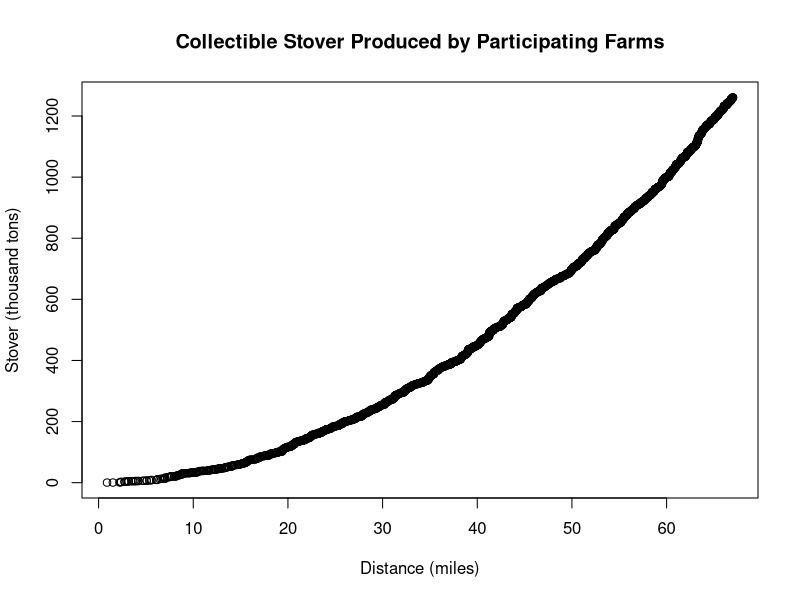
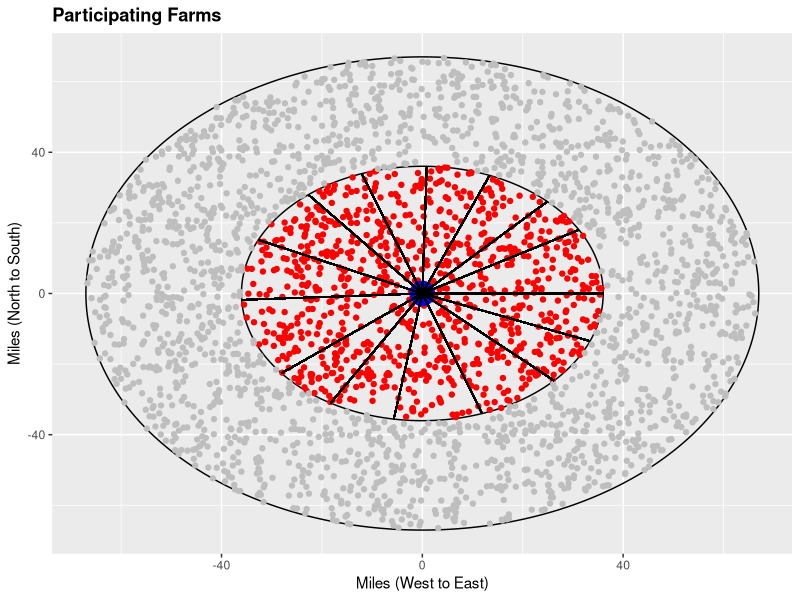
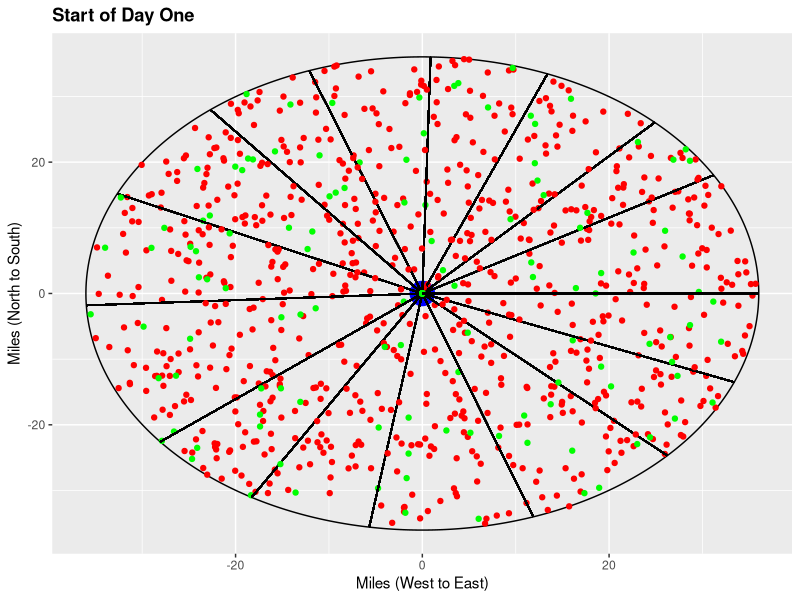
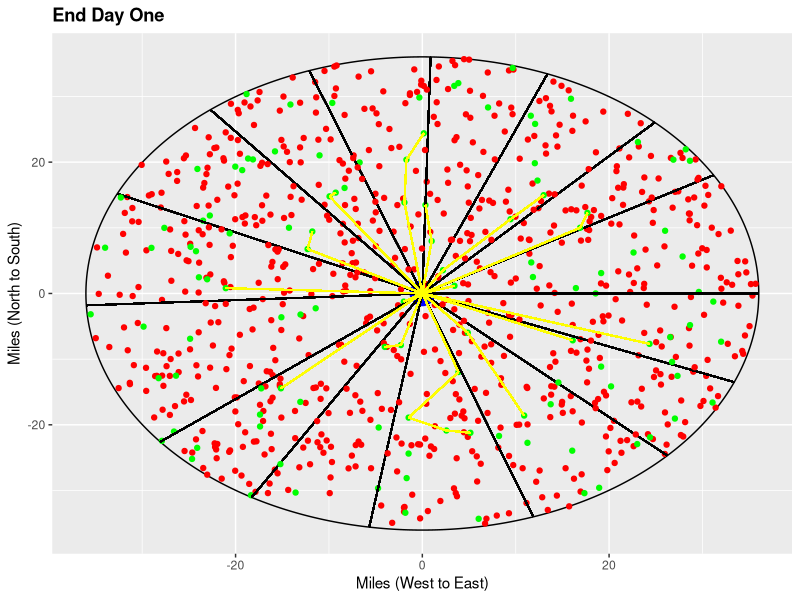

Here is the R script that generated these plots, in order: (Note: this script raises an error after producing the figures.)
## ---- chunk 1
rm(list=ls())
## ---- chunk 2
#### Conversions ####
kgperton<-907.185

#### Assumptions ####

#Environment#
n=15872 #tuned to the number of operations in North Central Iowa in 2012    Source: NASS
A=17963 #tuned to area of North Central Iowa as defined by Tyndall          Source: NASS
theta=0.23 #parameter for Bernoulli distribution                            Source: NASS
tort<-1.2 #winding road factor                                              Source: Wright, placeholder
price.diesel<-3.50 #                                                        Source: assumption
int.rate<-0.05 #                                                            Source: assumption

#Grain Yield Distribution: Method of Moments estimation to Iowa county level grain yield, 2005-2013#
l<-44.5
u<-207
alpha<-5.44376463888528
beta<-2.09763202812522

#Stover Yield#
dgm<-21.5 #kg/bu                                                            Source: Wilcke and Wyatt (2002)
HI<-0.5 #ratio of grain mass to total plant mass                            Source: Gupta (1979), DuPont discussion

#Area Harvested Distribution: Minimization of squared differences in percentiles for interval censored data#
muA<-178.207456
sigmaA<-3.144599859

#Requirements for a farm to be considered by marketers#
stover.requirement<-0 #kg per acre required for consideration               Source: assumption

###Equipment###
##Windrow equipment##
labor.windrower<-14 #hourly wage for windrowing employees                   Source: Darr
# 57 PTO HP Tractor, 75 Engine HP: John Deere 5075E Cab Utility Tractor #
price.utility<-25 #                                                         Source: Darr
fuel.utility<-8 #gallons consumed per hour                                  Source: Darr

#20' windrower: E.g. Hiniker 5620 Windrower --side windrow #
price.windrower<-30000 #                                                    Source: Darr
life.windrower<-4 #                                                         Source: Darr
c1.windrower<-.7557 #depreciation constant                                  Source: ASAE Yearbook
c2.windrower<-.0672 #depreciation constant                                  Source: ASAE Yearbook
c3.windrower<-0 #depreciation constant                                      Source: ASAE Yearbook
rc1.windrower<-.180 #repair cost factor                                     Source: ASAE Yearbook
rc2.windrower<-1.6 #repair cost factor                                      Source: ASAE Yearbook
speed.windrower<-25 #                                                       Source: Owners manual
prod.windrower.tons<-13 #dry tons per hour                                  Source: Darr

##Baling equipment##
labor.baler<-18 #hourly wage for baling employees                           Source: Darr

# 200 PTO HP Tractor, 245 Engine Horsepower: John Deere 8245R Tractor #
price.tractor<-45 #per hour rental rate                                     Source: Darr
fuel.tractor<-12 #gallons consumed per hour                                 Source: Darr

# Hesston large square baler: MF2270XD 3'x4' #
price.baler<-120000
price.string<-1.38 #dollars per ton                                         Source: Darr
life.baler<-6 #                                                             Source: Darr
c1.baler<-0.8521 #depreciation constant                                     Source: ASAE Yearbook
c2.baler<-0.1014 #depreciation constant                                     Source: ASAE Yearbook
c3.baler<-0 #depreciation constant                                          Source: ASAE Yearbook
rc1.baler<-.1 #repair cost factor                                           Source: ASAE Yearbook
rc2.baler<-1.8 #repair cost factor                                          Source: ASAE Yearbook
speed.baler<-25 #                                                           Source: placeholder
prod.baler.tons<-20 #dry tons per hour                                      Source: Darr

#Harvesting process
feedstock.requirement<-375000*kgperton #                                    Source: placeholder
teams<-15 #select this                                                      Source: assumption
collection.efficiency<-0.3 #                                                Source: placeholder
start<-20 #select this (days after Aug 15)                                  Source: assumption

#### Functions ####

#Stover production per acre#                                                Source: Graham et al.
stover.acre=function(yield,dgm,HI){yield*dgm*HI/(1-HI)} 

#Percentage of grain harvest complete#                                      Source: Darr
harvest.percent=function(day){if(day>=65){1}else{1-exp(-0.00000598018*day^3.36817)}} 

#Salvage Value#                                                             Source: ASAE
salvage=function(price,c1,c2,c3,hours,n){
  price*(c1-c2*(n^0.5)-c3*(hours^0.5))^2
}

#Ownership costs (interest, depreciation, taxes, insurance, and housing)#   Source: ASAE
capital=function(price,salvage,interest,n){
  interest*(price-salvage*(1+interest)^-n)/(1-(1+interest)^(-n))+interest*price+0.01*(price+salvage)/2
}

#Repair costs                                                                Source: ASAE
repair=function(price,rc1,rc2,hours){
  rc1*price*(hours/1000)^rc2
}
## ---- chunk 3
prod.windrower.kg<-prod.windrower.tons*kgperton #kg per hour
prod.baler.kg<-prod.baler.tons*kgperton #kg per hour

r=sqrt(A)/2
## ---- chunk 4
# Randomly generating farms and their locations, distance, average grain yield and stover production
farms<-matrix(data=NA,nrow=n,9)
colnames(farms)<-c("ID","XCoord","YCoord","Distance","Participate","AvgYield","AvgStover","AcresHarvested","Stover")

for(i in 1:n){
  farms[i,"ID"]<-i
  farms[i,"XCoord"]<-runif(1,-r,r)
  farms[i,"YCoord"]<-runif(1,-r,r)
  farms[i,"Distance"]<-sqrt(farms[i,"XCoord"]^2+farms[i,"YCoord"]^2)
  farms[i,"Participate"]<-rbinom(1,1,theta)
  farms[i,"AvgYield"]<-l+(u-l)*rbeta(1,alpha,beta)
  farms[i,"AvgStover"]<-stover.acre(farms[i,"AvgYield"],dgm,HI)
  farms[i,"AcresHarvested"]<-rlnorm(1,meanlog=log(muA),sdlog=log(sigmaA))
  farms[i,"Stover"]<-farms[i,"AvgStover"]*farms[i,"AcresHarvested"]
}

farms<-as.data.frame(farms)

# Partitioning out only considered, participating farms
part.farms<-subset(farms,farms[,"Distance"]<r&farms[,"AvgStover"]>stover.requirement&farms[,"Participate"]==1)

# Partitioning out non-participating farms
nonpart.farms<-subset(farms,farms[,"Participate"]==0)

# Partitioning out non-considered farms
nonconsidered.farms<-subset(farms,farms[,"Distance"]>r|farms[,"AvgStover"]<stover.requirement)

#### Graphing the environment ####
require(ggplot2)

#Creating array for biorefinery location
refine.locations<-matrix(data=NA,nrow=1,3)
colnames(refine.locations)<-c("Site","XCoord","YCoord")
refine.locations<-as.data.frame(refine.locations)
refine.locations[1,"Site"]<-"Central Facility"
refine.locations[1,"XCoord"]<-0
refine.locations[1,"YCoord"]<-0

#Drawing the circle
circleFun <- function(center = c(0,0),diameter = 1, npoints = 10000){
    rr = diameter / 2
    tt <- seq(0,2*pi,length.out = npoints)
    xx <- center[1] + rr * cos(tt)
    yy <- center[2] + rr * sin(tt)
    return(data.frame(x = xx, y = yy))
}

circle <- circleFun(c(0,0),2*r,npoints = n)

#geom_path will do open circles, geom_polygon will do filled circles
plot.environment=ggplot(circle,aes(x,y)) + geom_path() + geom_point(data=nonpart.farms,x=nonpart.farms$XCoord,y=nonpart.farms$YCoord) + geom_point(data=part.farms,x=part.farms$XCoord,y=part.farms$YCoord,col="red")+ geom_point(data=nonconsidered.farms,x=nonconsidered.farms$XCoord,y=nonconsidered.farms$YCoord,col="gray")+ geom_point(data=refine.locations,x=refine.locations$XCoord,y=refine.locations$YCoord,col="blue",size=8)+ ggtitle("Farm Locations") + theme(plot.title = element_text(lineheight=.8, face="bold"))+xlab("Miles (West to East)")+ylab("Miles (North to South)")
#print(plot.environment)
## ---- chunk 5
#Ordering by distance from plant
part.farms<-part.farms[with(part.farms, order(Distance)),]

#Calculating Collectible stover per farm
part.farms$CollectibleStover<-part.farms$Stover*collection.efficiency

#Calculating cumulative collectible stover as a function of distance
part.farms$CumulativeStover<-part.farms[1,"CollectibleStover"]
for(i in 2:nrow(part.farms)){
  part.farms[i,"CumulativeStover"]<-part.farms[i,"CollectibleStover"]+part.farms[i-1,"CumulativeStover"]}
  
#### Stover as a function of distance ####
plot(part.farms$Distance,part.farms$CumulativeStover/(kgperton*1000),xlab="Distance (miles)",ylab="Stover (thousand tons)",main="Collectible Stover Produced by Participating Farms")
## ---- chunk 6
#Calculating hours of work for windrower on each farm
part.farms$WindrowTime<-part.farms$CollectibleStover/prod.windrower.kg

#Trimming down participating farms to only those needed to satisfy feedstock requirement
not.needed.farms<-subset(part.farms,part.farms[,"CumulativeStover"]>feedstock.requirement)
part.farms<-subset(part.farms,part.farms[,"CumulativeStover"]<=feedstock.requirement)

#Calculating furthest distance travelled
r.star<-max(part.farms$Distance)

#Calculating average windrow work time per team
Windrow.cutoff<-sum(part.farms$WindrowTime)/teams

#### Division of farms into teams ####

# Creating a measure of the radius from the plant
part.farms$Theta<-atan2(part.farms$YCoord,part.farms$XCoord)*180/pi
for(i in 1:nrow(part.farms)){  if(part.farms[i,"Theta"]<0){part.farms[i,"Theta"]<-part.farms[i,"Theta"]+360}}

# Calculating cumulative windrow time as a function of theta
part.farms<-part.farms[with(part.farms, order(Theta, Distance)), ]
part.farms$CumulativeWindrowTime<-part.farms[1,"WindrowTime"]
for(i in 2:nrow(part.farms)){
  part.farms[i,"CumulativeWindrowTime"]<-part.farms[i,"WindrowTime"]+part.farms[i-1,"CumulativeWindrowTime"]}

# Assigning farms to teams
part.farms$Team<-0
for(j in 1:(teams-1)){
  for(i in 1:nrow(part.farms)){
    if(part.farms[i,"Team"]==0){if(part.farms[i,"CumulativeWindrowTime"]<Windrow.cutoff*j){part.farms[i,"Team"]<-j}}}}
for(i in 1:nrow(part.farms)){if(part.farms[i,"Team"]==0){part.farms[i,"Team"]<-teams}}

# Calculating the cutoff points for each team
cutoff<-list()
for(i in 1:(teams-1)){cutoff[i]<-max(with(subset(part.farms,Team==i),Theta))}
cutoff[[teams]]<-360

#### Division of farms into teams ####
farm.assignments<-replicate(teams,data.frame())
for(i in 1:teams){farm.assignments[[i]]<-subset(part.farms,Team==i)}

#Harvestable farms only graphic
circle2 <- circleFun(c(0,0),2*r.star,npoints = n)

plot.part.farms= ggplot(rbind(circle,circle2),aes(x,y))+ geom_path(data=circle) +geom_path(data=circle2) + geom_point(data=part.farms,x=part.farms[,"XCoord"],y=part.farms[,"YCoord"],col="red") + geom_point(data=not.needed.farms,x=not.needed.farms[,"XCoord"],y=not.needed.farms[,"YCoord"],col="gray") + geom_point(data=refine.locations,x=refine.locations[,"XCoord"],y=refine.locations[,"YCoord"],col="blue",size=8)+ ggtitle("Participating Farms") + theme(plot.title = element_text(lineheight=.8, face="bold"))+xlab("Miles (West to East)")+ylab("Miles (North to South)")
for(i in 1:(teams)){
plot.part.farms=plot.part.farms + geom_segment(x=0,y=0,xend=r.star*cos(cutoff[[i]]*pi/180),yend=r.star*sin(cutoff[[i]]*pi/180))}
print(plot.part.farms)
## ---- chunk 7
#Creating column in each data frame for indicator function of whether a farm is ready or not
for(i in 1:teams){farm.assignments[[i]]$Ready<-0}

#Renumbering farms within a harvesting team
for(i in 1:teams){
  for(j in 1:nrow(farm.assignments[[i]])){
   farm.assignments[[i]][j,1]<-j 
  }
}

# Setting up data frame to track progress
team.stats<-replicate(teams,data.frame())
for(i in 1:teams){
  team.stats[[i]]<-subset(farm.assignments[[i]],select=c("ID","XCoord","YCoord","Distance","AcresHarvested","CollectibleStover","WindrowTime","Theta","Ready"))
  team.stats[[i]]<-rbind(team.stats[[i]],c(0,0,0,0,0,0,0,0,1),c(max(farm.assignments[[i]][,1])+1,0,0,0,0,0,0,0,1))
  team.stats[[i]]<-team.stats[[i]][with(team.stats[[i]],order(ID)),]
  team.stats[[i]]$RemainingTime<-team.stats[[i]]$WindrowTime
  team.stats[[i]]$Order<-max(team.stats[[i]][,"ID"])-1
  team.stats[[i]][max(team.stats[[i]][,"ID"])+1,"Order"]<-max(team.stats[[i]][,"ID"])
  team.stats[[i]][1,"Order"]<-0
  team.stats[[i]]$WindrowTravelTime<-0
  team.stats[[i]]$BaleTime<-team.stats[[i]]$CollectibleStover/prod.baler.kg
}

# Setting up data frame to track windrow costs
require(plyr)
cost.windrow<-replicate(teams,data.frame)
for(i in 1:teams){
  cost.windrow[[i]]<-as.data.frame(matrix(data=0,ncol=10,nrow=1))
  names(cost.windrow[[i]])[1]<-"TotalHours"
  names(cost.windrow[[i]])[2]<-"WindrowHours"
  names(cost.windrow[[i]])[3]<-"UtilityRental"
  names(cost.windrow[[i]])[4]<-"WindrowCapitalRecovery"
  names(cost.windrow[[i]])[5]<-"WindrowRepair"
  names(cost.windrow[[i]])[6]<-"Fuel"
  names(cost.windrow[[i]])[7]<-"Lube"
  names(cost.windrow[[i]])[8]<-"Labor"
  names(cost.windrow[[i]])[9]<-"Overhead"
  names(cost.windrow[[i]])[10]<-"TotalCosts"
}

# Setting up data frame to track baler costs
cost.baler<-replicate(teams,data.frame)
for(i in 1:teams){
  cost.baler[[i]]<-as.data.frame(matrix(data=0,ncol=11,nrow=1))
  names(cost.baler[[i]])[1]<-"TotalHours"
  names(cost.baler[[i]])[2]<-"BalerHours"
  names(cost.baler[[i]])[3]<-"TractorRental"
  names(cost.baler[[i]])[4]<-"BalerCapitalRecovery"
  names(cost.baler[[i]])[5]<-"BalerRepair"
  names(cost.baler[[i]])[6]<-"Fuel"
  names(cost.baler[[i]])[7]<-"Lube"
  names(cost.baler[[i]])[8]<-"Labor"
  names(cost.baler[[i]])[9]<-"String"
  names(cost.baler[[i]])[10]<-"Overhead"
  names(cost.baler[[i]])[11]<-"TotalCosts"
}

# Identifying farms ready on first day of harvest
day<-list()
ready<-list()
for(i in 1:teams){
  day[[i]]<-start
  ready[[i]]<-sample(subset(team.stats[[i]],Ready==0)[,"ID"],round((harvest.percent(day[[i]]))*(nrow(team.stats[[i]])-2)))}

for(i in 1:teams){
  for(j in 1:nrow(team.stats[[i]])){
  if(team.stats[[i]][j,"ID"] %in% ready[[i]]){team.stats[[i]][j,"Ready"]<-1}
  }
}

# Ordering by order,readiness,distance
for(i in 1:teams){
team.stats[[i]]<-team.stats[[i]][with(team.stats[[i]],order(Order,-Ready,Distance)),]
}

# Initializing the time and position trackers and row counter
time<-list()
time.remaining.windrow<-list()
time.idle.windrow<-list()
row<-list()
XPosition<-list()
YPosition<-list()
for(i in 1:teams){
  time[[i]]<-24
  row[[i]]<-2
  time.remaining.windrow[[i]]<-sum(team.stats[[i]][,"RemainingTime"])
  time.idle.windrow[[i]]<-0
  team.stats[[i]][row[[i]],"Order"]<-row[[i]]-1
  XPosition[[i]]<-0
  YPosition[[i]]<-0
}

plot.start.day1=ggplot(circle2,aes(x,y))+ geom_path() + geom_point(data=refine.locations,x=refine.locations[,"XCoord"],y=refine.locations[,"YCoord"],col="blue",size=8)+ ggtitle("Start of Day One") + theme(plot.title = element_text(lineheight=.8, face="bold"))+xlab("Miles (West to East)")+ylab("Miles (North to South)")
for(i in 1:(teams)){
plot.start.day1=plot.start.day1 + geom_point(data=subset(team.stats[[i]],Ready==0),x=subset(team.stats[[i]],Ready==0)[,"XCoord"],y=subset(team.stats[[i]],Ready==0)[,"YCoord"],col="red") + geom_point(data=subset(team.stats[[i]],Ready==1),x=subset(team.stats[[i]],Ready==1)[,"XCoord"],y=subset(team.stats[[i]],Ready==1)[,"YCoord"],col="green")  + geom_segment(x=0,y=0,xend=r.star*cos(cutoff[[i]]*pi/180),yend=r.star*sin(cutoff[[i]]*pi/180))}
print(plot.start.day1)
## ---- chunk 8
# Work day algorithm
for(i in 1:teams){
  while(time[[i]]!=0 & row[[i]]<=nrow(team.stats[[i]])){
    if(team.stats[[i]][row[[i]],"Distance"]*tort/speed.windrower<time[[i]]){
      team.stats[[i]][row[[i]],"WindrowTravelTime"]<-team.stats[[i]][row[[i]],"WindrowTravelTime"]+team.stats[[i]][row[[i]],"Distance"]*tort/speed.windrower
      cost.windrow[[i]][1,"TotalHours"]<-cost.windrow[[i]][1,"TotalHours"]+team.stats[[i]][row[[i]],"Distance"]*tort/speed.windrower
      time[[i]]<-time[[i]]-team.stats[[i]][row[[i]],"Distance"]*tort/speed.windrower
      XPosition[[i]]<-team.stats[[i]][row[[i]],"XCoord"]
      YPosition[[i]]<-team.stats[[i]][row[[i]],"YCoord"]
    }
    else{
      team.stats[[i]][row[[i]],"WindrowTravelTime"]<-team.stats[[i]][row[[i]],"WindrowTravelTime"]+time[[i]]
      XPosition[[i]]<-(time[[i]]*speed.windrower/tort)*cos(team.stats[[i]][row[[i]],"Theta"]*pi/180)+XPosition[[i]]
      YPosition[[i]]<-(time[[i]]*speed.windrower/tort)*sin(team.stats[[i]][row[[i]],"Theta"]*pi/180)+YPosition[[i]]
      cost.windrow[[i]][1,"TotalHours"]<-cost.windrow[[i]][1,"TotalHours"]+time[[i]]
      time[[i]]<-0
    }
    
    if(team.stats[[i]][row[[i]],"RemainingTime"]>=time[[i]]){
      team.stats[[i]][row[[i]],"RemainingTime"]<-team.stats[[i]][row[[i]],"RemainingTime"]-time[[i]]
      time.remaining.windrow[[i]]<-time.remaining.windrow[[i]]-time[[i]]
      cost.windrow[[i]][1,"TotalHours"]<-cost.windrow[[i]][1,"TotalHours"]+time[[i]]
      cost.windrow[[i]][1,"WindrowHours"]<-cost.windrow[[i]][1,"WindrowHours"]+time[[i]]
      time[[i]]<-0
    }
    else{
      time[[i]]<-time[[i]]-team.stats[[i]][row[[i]],"RemainingTime"]
      cost.windrow[[i]][1,"TotalHours"]<-cost.windrow[[i]][1,"TotalHours"]+team.stats[[i]][row[[i]],"RemainingTime"]
      cost.windrow[[i]][1,"WindrowHours"]<-cost.windrow[[i]][1,"WindrowHours"]+team.stats[[i]][row[[i]],"RemainingTime"]
      time.remaining.windrow[[i]]<-time.remaining.windrow[[i]]-team.stats[[i]][row[[i]],"RemainingTime"]
      team.stats[[i]][row[[i]],"RemainingTime"]<-0 
      
      #environment is reassessed to determine closest farm   
      for(j in (row[[i]]+1):nrow(team.stats[[i]])){
      team.stats[[i]][j,"Distance"]<-sqrt((team.stats[[i]][j,"XCoord"]-XPosition[[i]])^2+(team.stats[[i]][j,"YCoord"]-YPosition[[i]])^2)
      team.stats[[i]][j,"Theta"]<-atan((team.stats[[i]][j,"YCoord"]-YPosition[[i]])/(team.stats[[i]][j,"XCoord"]-XPosition[[i]]))*180/pi
            if(team.stats[[i]][j,"Theta"]<0){team.stats[[i]][j,"Theta"]<-team.stats[[i]][j,"Theta"]+360}
       }
         team.stats[[i]]<-team.stats[[i]][with(team.stats[[i]],order(Order,-Ready,Distance)),]
         row[[i]]<-row[[i]]+1
         if(team.stats[[i]][row[[i]],"Ready"]==1){
           team.stats[[i]][row[[i]],"Order"]<-row[[i]]-1}
         else{
           time.idle.windrow[[i]]<-time.idle.windrow[[i]]+time[[i]]
           time[[i]]<-0}
    }
  }
}

plot.end.day1<-ggplot(circle2,aes(x,y)) + geom_path() + geom_point(data=refine.locations,x=refine.locations$XCoord,y=refine.locations$YCoord,col="blue",size=8)+ ggtitle("End Day One") + theme(plot.title = element_text(lineheight=.8,face="bold"))+xlab("Miles (West to East)")+ylab("Miles (North to South)")

for(i in 1:(teams)){
plot.end.day1<-plot.end.day1 + geom_point(data=subset(team.stats[[i]],Ready==0),x=subset(team.stats[[i]],Ready==0)[,"XCoord"],y=subset(team.stats[[i]],Ready==0)[,"YCoord"],col="red") + geom_point(data=subset(team.stats[[i]],Ready==1),x=subset(team.stats[[i]],Ready==1)[,"XCoord"],y=subset(team.stats[[i]],Ready==1)[,"YCoord"],col="green") + geom_segment(x=0,y=0,xend=r.star*cos(cutoff[[i]]*pi/180),yend=r.star*sin(cutoff[[i]]*pi/180)) 
}

for(i in 1:teams){
j<-2
while(team.stats[[i]][j,"WindrowTravelTime"]>0){
plot.end.day1<-plot.end.day1 + geom_segment(x=team.stats[[i]][j-1,"XCoord"],y=team.stats[[i]][j-1,"YCoord"],xend=team.stats[[i]][j,"XCoord"],yend=team.stats[[i]][j,"YCoord"],col="yellow")
j<-j+1
}
}

print(plot.end.day1)
## ---- chunk 9
#plot.end<-ggplot(circle2,aes(x,y)) + geom_path() + geom_point(data=refine.locations,x=refine.locations$XCoord,y=refine.locations$YCoord,col="blue",size=8)+ ggtitle("Windrower Sequence") + theme(plot.title = element_text(lineheight=.8,face="bold"))+xlab("Miles (West to East)")+ylab("Miles (North to South)")

#for(i in 1:(teams)){
#plot.end<-plot.end + geom_point(data=team.stats[[i]],x=team.stats[[i]][,"XCoord"],y=team.stats[[i]][,"YCoord"],col="green") + geom_segment(x=0,y=0,xend=r.star*cos(cutoff[[i]]*pi/180),yend=r.star*sin(cutoff[[i]]*pi/180)) 
#}

for(i in 1:teams){
  while(time.remaining.windrow[[i]]>0){

  # Determining newly ready farms and resetting time
    day[[i]]<-day[[i]]+1
    if(day[[i]]<65){
      if(nrow(subset(team.stats[[1]],Ready==0))>0){
        ready[[i]]<-sample(subset(team.stats[[i]],Ready==0)[,"ID"],round((harvest.percent(day[[i]])-harvest.percent(day[[i]]-1))*nrow(team.stats[[i]])))
        for(j in 1:nrow(team.stats[[i]])){
          if(team.stats[[i]][j,"ID"] %in% ready[[i]]){team.stats[[i]][j,"Ready"]<-1}
        }
      }
    }else{for(j in 1:nrow(team.stats[[i]])){
      if(team.stats[[i]][j,"Ready"]==0){team.stats[[i]][j,"Ready"]<-1}}
    }
    time[[i]]<-24

  # Recalculating distance and angle from current location
    for(j in row[[i]]:nrow(team.stats[[i]])){
      team.stats[[i]][j,"Distance"]<-sqrt((team.stats[[i]][j,"XCoord"]-XPosition[[i]])^2
        +(team.stats[[i]][j,"YCoord"]-YPosition[[i]])^2)
      team.stats[[i]][j,"Theta"]<-if(team.stats[[i]][j,"XCoord"]==XPosition[[i]]
        &team.stats[[i]][j,"YCoord"]==YPosition[[i]]){team.stats[[i]][j,"Theta"]<-0}
        else{atan((team.stats[[i]][j,"YCoord"]-YPosition[[i]])/(team.stats[[i]][j,"XCoord"]
        -XPosition[[i]]))*180/pi}
      if(team.stats[[i]][j,"Theta"]<0){team.stats[[i]][j,"Theta"]<-team.stats[[i]][j,"Theta"]+360}
    }

  # Reordering
    team.stats[[i]]<-team.stats[[i]][with(team.stats[[i]],order(Order,-Ready,Distance)),]
  
  # Work day algorithm
    while(time[[i]]!=0 & row[[i]]<nrow(team.stats[[i]])){
      if(team.stats[[i]][row[[i]],"Distance"]*tort/speed.windrower<time[[i]]){
        team.stats[[i]][row[[i]],"WindrowTravelTime"]<-team.stats[[i]][row[[i]],"WindrowTravelTime"]+team.stats[[i]][row[[i]],"Distance"]*tort/speed.windrower
        time[[i]]<-time[[i]]-team.stats[[i]][row[[i]],"Distance"]*tort/speed.windrower
        cost.windrow[[i]][1,"TotalHours"]<-cost.windrow[[i]][1,"TotalHours"]+team.stats[[i]][row[[i]],"Distance"]*tort/speed.windrower
        XPosition[[i]]<-team.stats[[i]][row[[i]],"XCoord"]
        YPosition[[i]]<-team.stats[[i]][row[[i]],"YCoord"]
        #plot.end<-plot.end + geom_segment(x=team.stats[[i]][(row[[i]]-1),"XCoord"],y=team.stats[[i]][(row[[i]]-1),"YCoord"],xend=team.stats[[i]][row[[i]],"XCoord"],yend=team.stats[[i]][row[[i]],"YCoord"],col="yellow")
      }
      else{
        team.stats[[i]][row[[i]],"WindrowTravelTime"]<-team.stats[[i]][row[[i]],"WindrowTravelTime"]+time[[i]]
        XPosition[[i]]<-(time[[i]]*speed.windrower/tort)*cos(team.stats[[i]][row[[i]],"Theta"]*pi/180)+XPosition[[i]]
        YPosition[[i]]<-(time[[i]]*speed.windrower/tort)*sin(team.stats[[i]][row[[i]],"Theta"]*pi/180)+YPosition[[i]]
        cost.windrow[[i]][1,"TotalHours"]<-cost.windrow[[i]][1,"TotalHours"]+time[[i]]
        time[[i]]<-0
        #plot.end<-plot.end + geom_segment(x=team.stats[[i]][(row[[i]]-1),"XCoord"],y=team.stats[[i]][(row[[i]]-1),"YCoord"],xend=XPosition[[i]],yend=YPosition[[i]],col="yellow")
      }
    
      if(team.stats[[i]][row[[i]],"RemainingTime"]>=time[[i]]){
        team.stats[[i]][row[[i]],"RemainingTime"]<-team.stats[[i]][row[[i]],"RemainingTime"]-time[[i]]
        time.remaining.windrow[[i]]<-time.remaining.windrow[[i]]-time[[i]]
        cost.windrow[[i]][1,"TotalHours"]<-cost.windrow[[i]][1,"TotalHours"]+time[[i]]
        cost.windrow[[i]][1,"WindrowHours"]<-cost.windrow[[i]][1,"WindrowHours"]+time[[i]]
        time[[i]]<-0
      }
      else{
        time[[i]]<-time[[i]]-team.stats[[i]][row[[i]],"RemainingTime"]
        cost.windrow[[i]][1,"TotalHours"]<-cost.windrow[[i]][1,"TotalHours"]+team.stats[[i]][row[[i]],"RemainingTime"]
        cost.windrow[[i]][1,"WindrowHours"]<-cost.windrow[[i]][1,"WindrowHours"]+team.stats[[i]][row[[i]],"RemainingTime"]
        time.remaining.windrow[[i]]<-time.remaining.windrow[[i]]-team.stats[[i]][row[[i]],"RemainingTime"]
        team.stats[[i]][row[[i]],"RemainingTime"]<-0 
      
        if((row[[i]]+1)<nrow(team.stats[[i]])){
          row[[i]]<-row[[i]]+1
          #environment is reassessed to determine closest farm   
          for(j in (row[[i]]+1):nrow(team.stats[[i]])){
            team.stats[[i]][j,"Distance"]<-sqrt((team.stats[[i]][j,"XCoord"]-XPosition[[i]])^2+(team.stats[[i]][j,"YCoord"]-YPosition[[i]])^2)
            team.stats[[i]][j,"Theta"]<-atan((team.stats[[i]][j,"YCoord"]-YPosition[[i]])/(team.stats[[i]][j,"XCoord"]-XPosition[[i]]))*180/pi
            if(team.stats[[i]][j,"Theta"]<0){team.stats[[i]][j,"Theta"]<-team.stats[[i]][j,"Theta"]+360}
          }
          team.stats[[i]]<-team.stats[[i]][with(team.stats[[i]],order(Order,-Ready,Distance)),]
        
          if(team.stats[[i]][row[[i]],"Ready"]==1){team.stats[[i]][row[[i]],"Order"]<-row[[i]]-1}
            else{
              time.idle.windrow[[i]]<-time.idle.windrow[[i]]+time[[i]]
              time[[i]]<-0}
        }else{time[[i]]<-0
          time.remaining.windrow[[i]]<-0
          team.stats[[i]][row[[i]]+1,"WindrowTravelTime"]<-sqrt(team.stats[[i]][row[[i]],"XCoord"]^2+team.stats[[i]][row[[i]],"YCoord"]^2)*tort/speed.windrower}
          #plot.end<-plot.end + geom_segment(x=team.stats[[i]][row[[i]],"XCoord"],y=team.stats[[i]][row[[i]],"YCoord"],xend=team.stats[[i]][(row[[i]]+1),"XCoord"],yend=team.stats[[i]][(row[[i]]+1),"YCoord"],col="yellow")
      }
    }
  }
}

distance.travelled<-list()
for(i in 1:teams){
  distance.travelled[[i]]<-sum(team.stats[[i]][,"WindrowTravelTime"])*speed.windrower
}

#Cost Updates
for(i in 1:teams){
  cost.windrow[[i]][1,"UtilityRental"]<-cost.windrow[[i]][1,"TotalHours"]*price.utility
  cost.windrow[[i]][1,"WindrowCapitalRecovery"]<-capital(price.windrower,salvage(price.windrower,c1.windrower,c2.windrower,c3.windrower,cost.windrow[[i]][1,"WindrowHours"],life.windrower),int.rate,life.windrower)
  cost.windrow[[i]][1,"WindrowRepair"]<-repair(price.windrower,rc1.windrower,rc2.windrower,cost.windrow[[i]][1,"WindrowHours"])
  cost.windrow[[i]][1,"Fuel"]<-fuel.utility*price.diesel*cost.windrow[[i]][1,"TotalHours"]
  cost.windrow[[i]][1,"Lube"]<-cost.windrow[[i]][1,"Fuel"]*0.15
  cost.windrow[[i]][1,"Labor"]<-cost.windrow[[i]][1,"TotalHours"]*labor.windrower
  cost.windrow[[i]][1,"Overhead"]<-(cost.windrow[[i]][1,"UtilityRental"]+cost.windrow[[i]][1,"WindrowCapitalRecovery"]+cost.windrow[[i]][1,"WindrowRepair"]+cost.windrow[[i]][1,"Fuel"]+cost.windrow[[i]][1,"Lube"]+cost.windrow[[i]][1,"Labor"])*0.2
  cost.windrow[[i]][1,"TotalCosts"]<-cost.windrow[[i]][1,"UtilityRental"]+cost.windrow[[i]][1,"WindrowCapitalRecovery"]+cost.windrow[[i]][1,"WindrowRepair"]+cost.windrow[[i]][1,"Fuel"]+cost.windrow[[i]][1,"Lube"]+cost.windrow[[i]][1,"Labor"]+cost.windrow[[i]][1,"Overhead"]
  cost.baler[[i]][1,"BalerHours"]<-sum(team.stats[[i]][,"BaleTime"])
  cost.baler[[i]][1,"TotalHours"]<-cost.baler[[i]][1,"BalerHours"]+distance.travelled[[i]]/speed.baler
  cost.baler[[i]][1,"TractorRental"]<-cost.baler[[i]][1,"TotalHours"]*price.tractor
  cost.baler[[i]][1,"Fuel"]<-cost.baler[[i]][1,"TotalHours"]*price.diesel*fuel.tractor
  cost.baler[[i]][1,"Lube"]<-cost.baler[[i]][1,"Fuel"]*0.15
  cost.baler[[i]][1,"Labor"]<-cost.baler[[i]][1,"TotalHours"]*labor.baler
  cost.baler[[i]][1,"BalerCapitalRecovery"]<-capital(price.baler,salvage(price.baler,c1.baler,c2.baler,c3.baler,cost.baler[[i]][1,"BalerHours"],life.baler),int.rate,life.baler)
  cost.baler[[i]][1,"BalerRepair"]<-repair(price.baler,rc1.baler,rc2.baler,cost.baler[[i]][1,"BalerHours"])
  }

#print(plot.end)

## ---- chunk 10
#average costs per hour for utility tractor
total.hours.windrow<-0
windrow.hours.windrow<-0
for(i in 1:teams){
  total.hours.windrow<-total.hours.windrow+cost.windrow[[i]][1,"TotalHours"]
  windrow.hours.windrow<-windrow.hours.windrow+cost.windrow[[i]][1,"WindrowHours"]
}

windrow.cost.total.tractor<-0
windrow.cost.total.labor<-0
windrow.cost.total.fuel<-0
windrow.cost.total.windrow<-0
windrow.cost.total<-0
for(i in 1:teams){
  windrow.cost.total.tractor<-windrow.cost.total.tractor+cost.windrow[[i]][1,"UtilityRental"]
  windrow.cost.total.labor<-windrow.cost.total.labor+cost.windrow[[i]][1,"Labor"]
  windrow.cost.total.fuel<-windrow.cost.total.fuel+cost.windrow[[i]][1,"Fuel"]+cost.windrow[[i]][1,"Lube"]
  windrow.cost.total.windrow<-windrow.cost.total.windrow+cost.windrow[[i]][1,"WindrowCapitalRecovery"]+cost.windrow[[i]][1,"WindrowRepair"]
  windrow.cost.total<-windrow.cost.total+cost.windrow[[i]][1,"TotalCosts"]
}

windrow.cost.hourly.tractor<-windrow.cost.total.tractor/total.hours.windrow
windrow.cost.hourly.labor<-windrow.cost.total.labor/total.hours.windrow
windrow.cost.hourly.fuel<-windrow.cost.total.fuel/total.hours.windrow
windrow.cost.hourly.windrow<-windrow.cost.total.windrow/windrow.hours.windrow
windrow.cost.hourly.total<-windrow.cost.total/total.hours.windrow

#Setting up summary table
summary.windrow<-matrix(data=0,ncol=2,nrow=6)
colnames(summary.windrow)<-c("$/hr","$/ton")
rownames(summary.windrow)<-c("Tractor","Labor","Fuel","Windrower","Overhead","Total")
summary.windrow<-as.data.frame(summary.windrow)
summary.windrow["Tractor","$/hr"]<-windrow.cost.total.tractor/total.hours.windrow
summary.windrow["Labor","$/hr"]<-windrow.cost.total.labor/total.hours.windrow
summary.windrow["Fuel","$/hr"]<-windrow.cost.total.fuel/total.hours.windrow
summary.windrow["Windrower","$/hr"]<-windrow.cost.total.windrow/windrow.hours.windrow
summary.windrow["Tractor","$/ton"]<-windrow.cost.total.tractor/(feedstock.requirement/kgperton)
summary.windrow["Labor","$/ton"]<-windrow.cost.total.labor/(feedstock.requirement/kgperton)
summary.windrow["Fuel","$/ton"]<-windrow.cost.total.fuel/(feedstock.requirement/kgperton)
summary.windrow["Windrower","$/ton"]<-windrow.cost.total.windrow/(feedstock.requirement/kgperton)
summary.windrow["Overhead","$/ton"]<-(summary.windrow["Tractor","$/ton"]+summary.windrow["Labor","$/ton"]+summary.windrow["Fuel","$/ton"]+summary.windrow["Windrower","$/ton"])*0.2
summary.windrow["Total","$/ton"]<-sum(summary.windrow[1:5,"$/ton"])
summary.windrow
## ---- chunk 11
workspeed.baler<-workspeed.windrow.mph*5280 #ft per hour

travel.distance<-list()
for(i in 1:teams){
  travel.distance[i]<-sum(team.stats[[i]][,"WindrowTravelTime"])*speed.windrower
  team.stats[[i]]<-subset(team.stats[[i]],select=c("ID","XCoord","YCoord","AcresHarvested","CollectibleStover","WindrowTime","Order","WindrowTravelTime"))
}
acre.distance.baler<-acre.distance.windrow/2
for(i in 1:teams){
  team.stats[[i]]$BalingTime<-0
}

for(i in 1:teams){
  for(j in 1:nrow(team.stats[[i]])){
    team.stats[[i]][j,"BalingTime"]<-team.stats[[i]][j,"AcresHarvested"]*acre.distance.baler/workspeed.baler
  }
}
## ---- chunk 12
#time spent travelling and in the field for baling operation
time.travel.baler<-0
time.field.baler<-0
time.use.baler<-0

for(i in 1:teams){
time.travel.baler<-time.travel.baler+travel.distance[[i]]/speed.baler
time.field.baler<-time.field.baler+sum(team.stats[[i]][,"BalingTime"])
time.use.baler<-time.use.baler+time.field.baler
}

#time of use for each component
use.per.tractor<-time.use.baler/teams
use.per.baler<-time.field.baler/teams

#depreciation costs of each component
cost.depreciation.per.tractor<-depreciation(list.price.tractor,c1.tractor,c2.tractor,c3.tractor,use.per.tractor,1)
cost.depreciation.per.baler<-depreciation(list.price.baler,c1.baler,c2.baler,c3.baler,use.per.baler,1)

#repair costs of each component
cost.repair.per.tractor<-repair(list.price.tractor,rc1.tractor,rc2.tractor,use.per.tractor)
cost.repair.per.baler<-repair(list.price.baler,rc1.baler,rc2.baler,use.per.baler)

#fuel and lube costs of the tractor
cost.fuel.per.tractor<-fuel(fuel.diesel,hp.tractor,price.diesel,use.per.tractor)
cost.lube.per.tractor<-cost.fuel.per.tractor*.15

#overhead costs for baling operation (assumed to be 20%)
cost.overhead.per.baler<-(cost.depreciation.per.tractor+cost.depreciation.per.baler+cost.repair.per.baler+cost.fuel.per.tractor+cost.lube.per.tractor)*0.2

#total costs per baler
cost.total.per.baler<-cost.depreciation.per.tractor+cost.depreciation.per.baler+cost.repair.per.baler+cost.fuel.per.tractor+cost.lube.per.tractor+cost.overhead.per.baler

#total costs for baling operation
cost.total.baler<-cost.total.per.baler*teams
